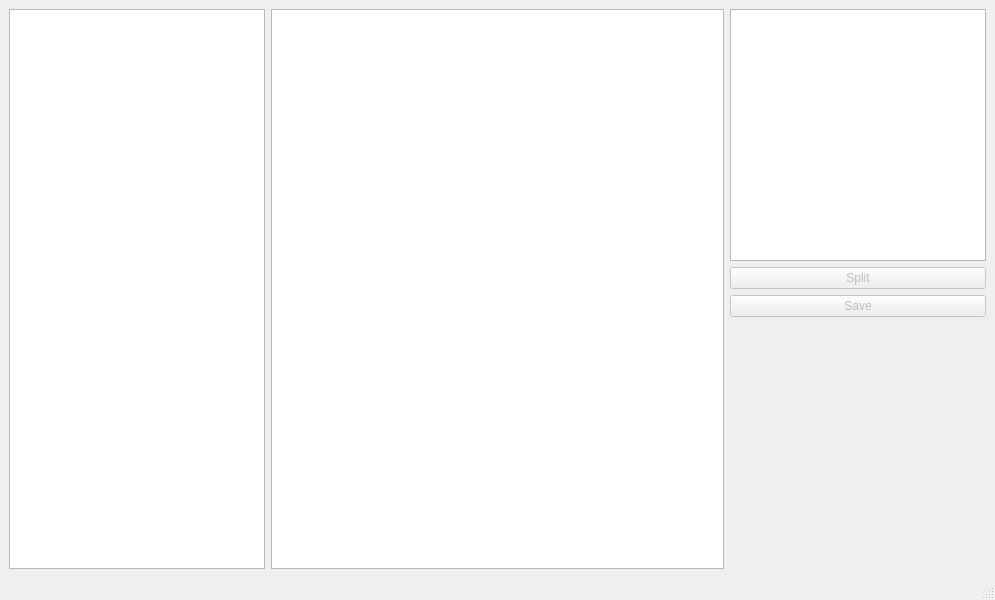
<?xml version="1.0" encoding="UTF-8"?>
<ui version="4.0">
 <class>MainWindow</class>
 <widget class="QMainWindow" name="MainWindow">
  <property name="geometry">
   <rect>
    <x>0</x>
    <y>0</y>
    <width>995</width>
    <height>600</height>
   </rect>
  </property>
  <property name="windowTitle">
   <string>MainWindow</string>
  </property>
  <widget class="QWidget" name="centralwidget">
   <layout class="QGridLayout" name="gridLayout">
    <item row="0" column="0">
     <widget class="QListWidget" name="dirContentListWidget">
      <property name="sizePolicy">
       <sizepolicy hsizetype="Minimum" vsizetype="Expanding">
        <horstretch>0</horstretch>
        <verstretch>0</verstretch>
       </sizepolicy>
      </property>
      <property name="font">
       <font>
        <pointsize>12</pointsize>
       </font>
      </property>
     </widget>
    </item>
    <item row="0" column="1">
     <widget class="QGraphicsView" name="graphicsView">
      <property name="backgroundBrush">
       <brush brushstyle="SolidPattern">
        <color alpha="255">
         <red>220</red>
         <green>220</green>
         <blue>220</blue>
        </color>
       </brush>
      </property>
     </widget>
    </item>
    <item row="0" column="2">
     <layout class="QVBoxLayout" name="verticalLayout">
      <item>
       <widget class="QListWidget" name="viewedDocListWidget">
        <property name="sizePolicy">
         <sizepolicy hsizetype="Minimum" vsizetype="Expanding">
          <horstretch>0</horstretch>
          <verstretch>0</verstretch>
         </sizepolicy>
        </property>
        <property name="font">
         <font>
          <pointsize>12</pointsize>
         </font>
        </property>
       </widget>
      </item>
      <item>
       <widget class="QPushButton" name="splitButton">
        <property name="enabled">
         <bool>false</bool>
        </property>
        <property name="text">
         <string>Split</string>
        </property>
       </widget>
      </item>
      <item>
       <widget class="QPushButton" name="saveButton">
        <property name="enabled">
         <bool>false</bool>
        </property>
        <property name="text">
         <string>Save</string>
        </property>
       </widget>
      </item>
      <item>
       <spacer name="verticalSpacer">
        <property name="orientation">
         <enum>Qt::Orientation::Vertical</enum>
        </property>
        <property name="sizeHint" stdset="0">
         <size>
          <width>20</width>
          <height>40</height>
         </size>
        </property>
       </spacer>
      </item>
     </layout>
    </item>
   </layout>
  </widget>
  <widget class="QMenuBar" name="menubar">
   <property name="geometry">
    <rect>
     <x>0</x>
     <y>0</y>
     <width>995</width>
     <height>19</height>
    </rect>
   </property>
  </widget>
  <widget class="QStatusBar" name="statusbar"/>
 </widget>
 <resources/>
 <connections/>
</ui>
